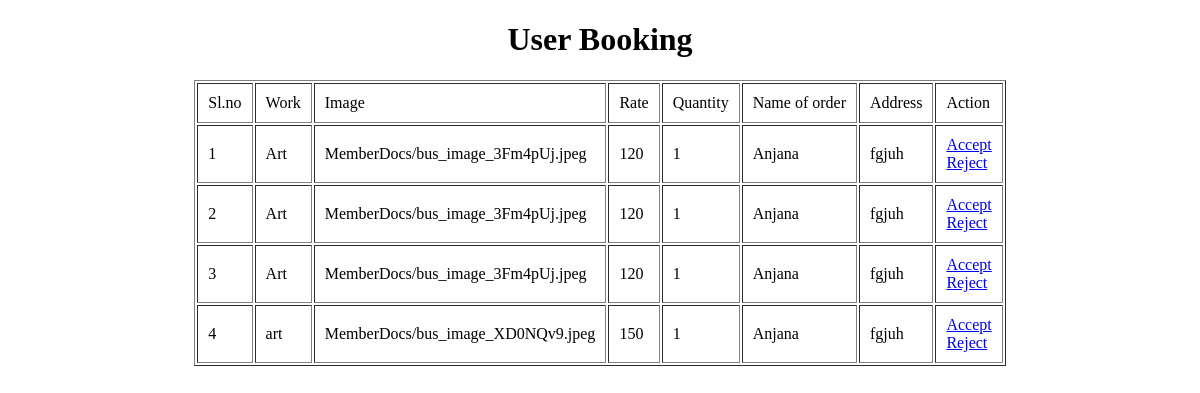
/Seller/acceptedlist/ (signed in), run on an earlier commit of the app's database.
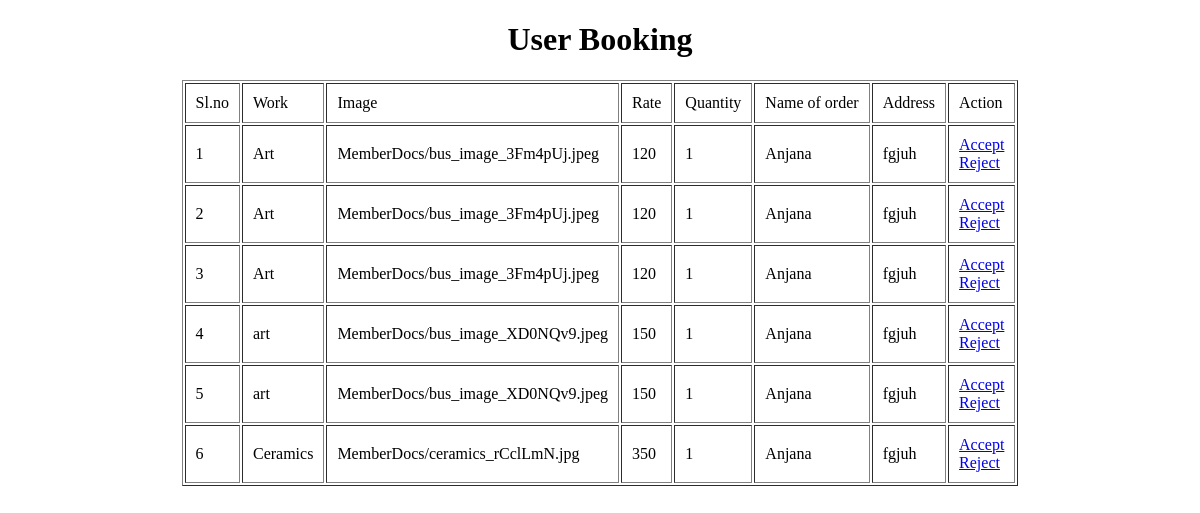
And on a later commit of the database.
### User/models.py (models this page shows)
class tbl_wcart(models.Model):
    qty=models.IntegerField(default=1)
    cstatus=models.IntegerField(default=0)
    works=models.ForeignKey(tbl_work,on_delete=models.CASCADE)
    wbooking=models.ForeignKey(tbl_wbooking,on_delete=models.CASCADE)

class tbl_wbooking(models.Model):
    status=models.IntegerField(default=0)
    date=models.DateField(auto_now_add=True)
    user=models.ForeignKey(tbl_user,on_delete=models.CASCADE)

### Seller/models.py (models this page shows)
class tbl_work(models.Model):
    name=models.CharField(max_length=50)
    rate=models.CharField(max_length=50)
    details=models.CharField(max_length=50)
    image=models.FileField(upload_to="MemberDocs/")
    video=models.FileField(upload_to="MemberDocs")
    seller=models.ForeignKey(tbl_seller,on_delete=models.CASCADE)
    worktype=models.ForeignKey(tbl_worktype,on_delete=models.CASCADE)

### Guest/models.py (models this page shows)
class tbl_user(models.Model):
    name=models.CharField(max_length=50)
    contact=models.CharField(max_length=50)
    email=models.EmailField(max_length=50)
    address=models.TextField(max_length=50)
    location=models.ForeignKey(tbl_location,on_delete=models.CASCADE)
    gender=models.CharField(max_length=50)
    photo=models.FileField(upload_to="MemberDocs/")
    password=models.CharField(max_length=50)

### Seller/views.py (the view)
# urls.py: path('acceptedlist/',views.acceptlist,name="AcceptedList"),
def acceptlist(request):
    userdata=tbl_seller.objects.get(id=request.session['sid'])
    data=tbl_wcart.objects.filter(works__seller=userdata,wbooking__status=1)
    return render(request,"Seller/AcceptedList.html",{'selldata':data})

### Seller/Templates/Seller/Acceptedlist.html (shortened to what this page needs)
<!DOCTYPE html>
<html lang="en">
<head>
</head>
<body>
    <center><h1>User Booking</h1></center>
    <form action="" method="post" id="" enctype="multipart/form-data">
            <table align="center" border="1" cellpadding="10">
                <tr>
                    <td>Sl.no</td>
                    <td>Work</td>
                    <td>Image</td>
                    <td>Rate</td>
                    <td>Quantity</td>
                    <td>Name of order</td>
                    <td>Address</td>
                    <td>Action</td>
                </tr>
                {% for i in selldata %}
                <tr>
                    <td>{{forloop.counter}}</td>
                    <td>{{i.works.name}}</td>
                    <td>{{i.works.image}}</td>
                    <td>{{i.works.rate}}</td>
                    <td>{{i.qty}}</td>
                    <td>{{i.wbooking.user.name}}</td>
                    <td>{{i.wbooking.user.address}}</td>
                    <td>
                        <a href="{% url 'Seller:acceptlist' i.wbooking.id %}">Accept</a><br>
                        <a href="{% url 'Seller:rejectlist' i.wbooking.id %}">Reject</a>
                    </td>
                </tr>
                {% endfor %}
            </table>
    </form>
</body>
</html>

What changed in the data, as far as the page shows it:
added tbl_wcart: works.name "art", works.image "MemberDocs/bus_image_XD0NQv9.jpeg", works.rate "150", qty "1", wbooking.user.name "Anjana", wbooking.user.address "fgjuh"
added tbl_wcart: works.name "Ceramics", works.image "MemberDocs/ceramics_rCclLmN.jpg", works.rate "350", qty "1", wbooking.user.name "Anjana", wbooking.user.address "fgjuh"
